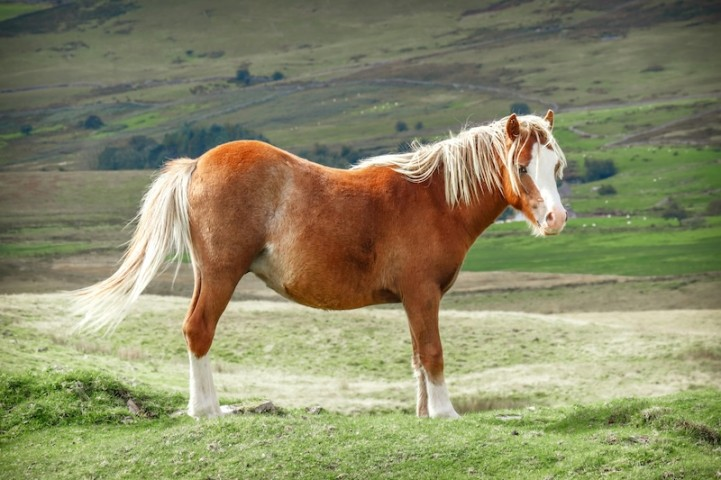
#> input picture Horse.jpg, 721 x 480 px, found by its file name
$ python Jawaban_no_2c.py
#> lines starting #> are read from the running program, lines starting #| are printed output that depends on the picture
#> further down, image is the input picture: shape (480, 721, 3); mean R, G, B 138.5, 138.3, 104.2
## Zoom Minus untuk memperkecil gambar

import numpy as np
import imageio as img
import matplotlib.pyplot as plt

def zoomPlus(image, factor):

#> called with factor = 2
    height, width = image.shape[:2]
#> height = 480; width = 721
    new_height = int(height * factor)
#> new_height = 960
    new_width = int(width * factor)
#> new_width = 1442
    imgZoom = np.zeros((new_height, new_width, image.shape[2]), dtype=image.dtype)

    for y in range(new_height):
        for x in range(new_width):
            ori_y = int(y / factor)
            ori_x = int(x / factor)

            ori_y = min(ori_y, height - 1)
            ori_x = min(ori_x, width - 1)

            imgZoom[y, x] = image[ori_y, ori_x]

    return imgZoom

def zoomMinus(image, factor):

#> called with factor = 2
    height, width = image.shape[:2]
#> height = 480; width = 721
    new_height = int(height / factor)
#> new_height = 240
    new_width = int(width / factor)
#> new_width = 360
    imgZoom = np.zeros((new_height, new_width, image.shape[2]), dtype=image.dtype)

    for y in range(new_height):
        for x in range(new_width):
            ori_y = int(y * factor)
            ori_x = int(x * factor)

            ori_y = min(ori_y, height - 1)
            ori_x = min(ori_x, width - 1)

            imgZoom[y, x] = image[ori_y, ori_x]
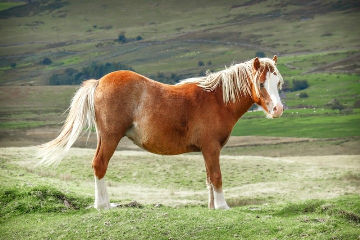
#> imgZoom: shape (240, 360, 3); mean R, G, B 138.6, 138.3, 104.3

    return imgZoom

image = img.imread('D:\Kampus\SEMESTER 5\Pengolahan Citra Digital\Sesi 5 & 6\Horse.jpg')
skala = 2.0
imgZoomPlus = zoomPlus(image, skala)
imgZoomMinus = zoomMinus(image, skala)

plt.figure(figsize=(15, 5))
plt.subplot(1, 3, 1)
plt.imshow(image)
plt.title("Gambar Asli")
plt.subplot(1, 3, 2)
plt.imshow(imgZoomPlus)
plt.title("Gambar Diperbesar")
plt.subplot(1, 3, 3)
plt.imshow(imgZoomMinus)
plt.title("Gambar Diperkecil")
plt.show()
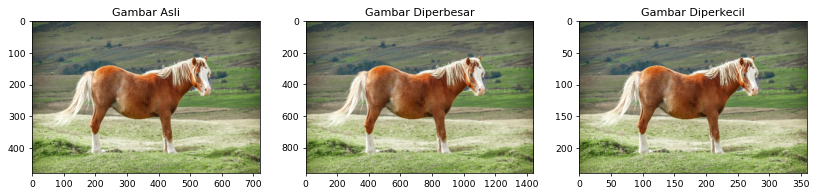
#> figure drawn by matplotlib, 3 panels
